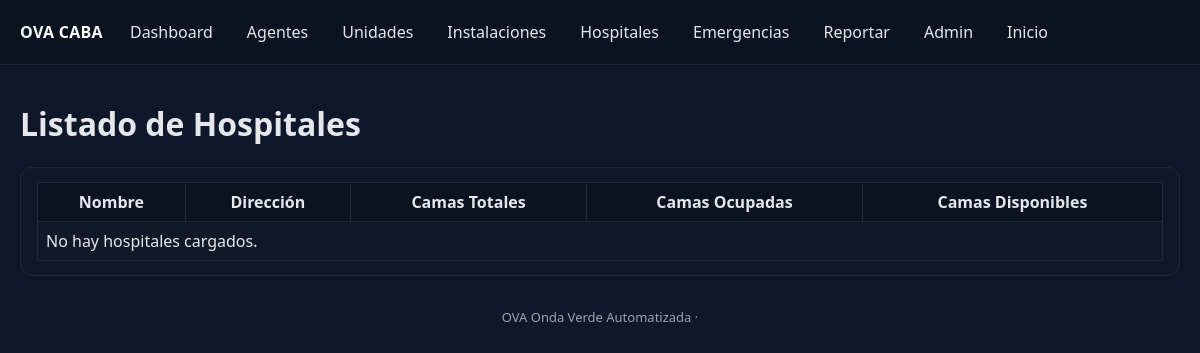
The app's page /hospitales/, older data.
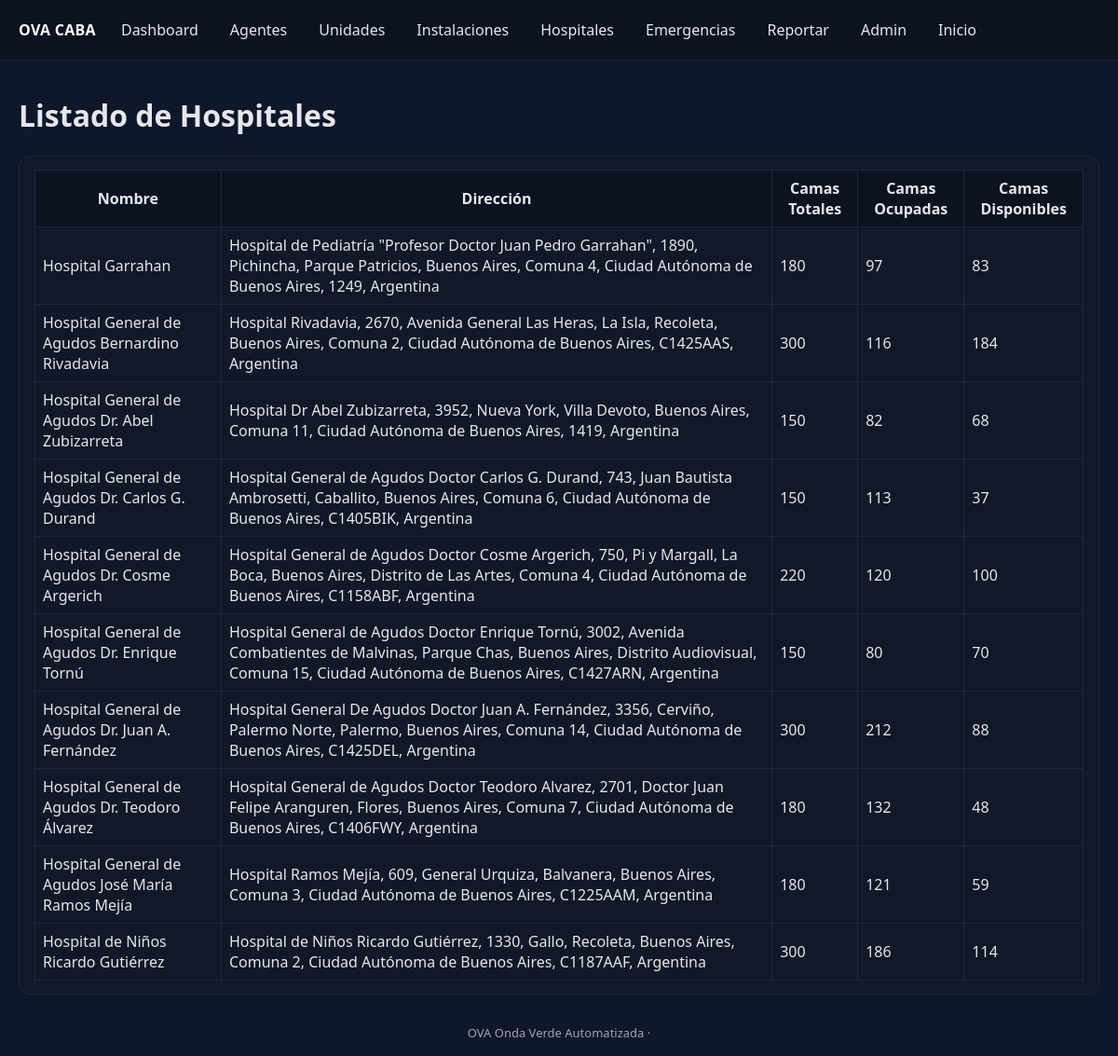
The same page, newer data.
### core/models.py (models this page shows, shortened)
class Hospital(models.Model):
    name = models.CharField(max_length=150, verbose_name='Nombre')
    address = models.CharField(max_length=255, verbose_name='Dirección', blank=True)
    total_beds = models.PositiveIntegerField(verbose_name='Camas Totales', default=0)
    occupied_beds = models.PositiveIntegerField(verbose_name='Camas Ocupadas', default=0)
    lat = models.FloatField(null=True, blank=True, verbose_name='Latitud')
    lon = models.FloatField(null=True, blank=True, verbose_name='Longitud')
    created_at = models.DateTimeField(default=timezone.now, verbose_name='Creado en')
    class Meta:
        verbose_name = 'Hospital'
        verbose_name_plural = 'Hospitales'
    @property
    def available_beds(self):
        if self.occupied_beds > self.total_beds:
            return 0
        return self.total_beds - self.occupied_beds

### core/views.py (the view)
# urls.py: path('hospitales/', hospitales_list, name='hospitales_list'),
def hospitales_list(request):
    hospitales = Hospital.objects.all().order_by('name')
    return render(request, 'core/hospitales_list.html', {'hospitales': hospitales})

### core/templates/core/hospitales_list.html (shortened to what this page needs)
{% extends 'core/base.html' %}
{% block content %}
  <h1>Listado de Hospitales</h1>
  <div class="card"><div class="body">
  <table>
    <thead>
      <tr>
        <th>Nombre</th>
        <th>Dirección</th>
        <th>Camas Totales</th>
        <th>Camas Ocupadas</th>
        <th>Camas Disponibles</th>
      </tr>
    </thead>
    <tbody>
      {% for h in hospitales %}
      <tr>
        <td>{{ h.name }}</td>
        <td>{{ h.address }}</td>
        <td>{{ h.total_beds }}</td>
        <td>{{ h.occupied_beds }}</td>
        <td>{{ h.available_beds }}</td>
      </tr>
      {% empty %}
      <tr><td colspan="5">No hay hospitales cargados.</td></tr>
      {% endfor %}
    </tbody>
  </table>
  </div></div>
{% endblock %}

### core/templates/core/base.html (shortened to what this page needs)
<!DOCTYPE html>
<html lang="es">
<head>
    <link rel="stylesheet" href="https://unpkg.com/leaflet@1.7.1/dist/leaflet.css" />
</head>
<body>
    <div class="navbar">
        <div class="brand">OVA CABA</div>
        <nav class="navlinks">
            <a href="{% url 'dashboard' %}">Dashboard</a>
            <a href="{% url 'agentes_list' %}">Agentes</a>
            <a href="{% url 'unidades_por_fuerza' %}">Unidades</a>
            <a href="{% url 'facilities_list' %}">Instalaciones</a>
            <a href="{% url 'hospitales_list' %}">Hospitales</a>
            <a href="{% url 'emergency_list' %}">Emergencias</a>
            <a href="{% url 'create_emergency' %}">Reportar</a>
            <a href="/admin/">Admin</a>
            <a href="{% url 'home' %}">Inicio</a>
        </nav>
    </div>
    <div class="container">
        {% block content %}{% endblock %}
    </div>
    <div class="footer">
        OVA Onda Verde Automatizada · {{ now|date:"d/m/Y H:i" }}
    </div>
</body>
</html>

Row changes from the older to the newer data that the page shows:
added Hospital: name "Hospital Garrahan", address "Hospital de Pediatría \"Profesor Doctor Juan Pedro Garrahan\", 1890, Pichincha, Parque Patricios, Buenos Aires, Comuna 4, Ciudad Autónoma de Buenos Aires, 1249, Argentina", total_beds "180", occupied_beds "97", available_beds "83"
added Hospital: name "Hospital General de Agudos Bernardino Rivadavia", address "Hospital Rivadavia, 2670, Avenida General Las Heras, La Isla, Recoleta, Buenos Aires, Comuna 2, Ciudad Autónoma de Buenos Aires, C1425AAS, Argentina", total_beds "300", occupied_beds "116", available_beds "184"
added Hospital: name "Hospital General de Agudos Dr. Abel Zubizarreta", address "Hospital Dr Abel Zubizarreta, 3952, Nueva York, Villa Devoto, Buenos Aires, Comuna 11, Ciudad Autónoma de Buenos Aires, 1419, Argentina", total_beds "150", occupied_beds "82", available_beds "68"
added Hospital: name "Hospital General de Agudos Dr. Carlos G. Durand", address "Hospital General de Agudos Doctor Carlos G. Durand, 743, Juan Bautista Ambrosetti, Caballito, Buenos Aires, Comuna 6, Ciudad Autónoma de Buenos Aires, C1405BIK, Argentina", total_beds "150", occupied_beds "113", available_beds "37"
added Hospital: name "Hospital General de Agudos Dr. Cosme Argerich", address "Hospital General de Agudos Doctor Cosme Argerich, 750, Pi y Margall, La Boca, Buenos Aires, Distrito de Las Artes, Comuna 4, Ciudad Autónoma de Buenos Aires, C1158ABF, Argentina", total_beds "220", occupied_beds "120", available_beds "100"
added Hospital: name "Hospital General de Agudos Dr. Enrique Tornú", address "Hospital General de Agudos Doctor Enrique Tornú, 3002, Avenida Combatientes de Malvinas, Parque Chas, Buenos Aires, Distrito Audiovisual, Comuna 15, Ciudad Autónoma de Buenos Aires, C1427ARN, Argentina", total_beds "150", occupied_beds "80", available_beds "70"
added Hospital: name "Hospital General de Agudos Dr. Juan A. Fernández", address "Hospital General De Agudos Doctor Juan A. Fernández, 3356, Cerviño, Palermo Norte, Palermo, Buenos Aires, Comuna 14, Ciudad Autónoma de Buenos Aires, C1425DEL, Argentina", total_beds "300", occupied_beds "212", available_beds "88"
added Hospital: name "Hospital General de Agudos Dr. Teodoro Álvarez", address "Hospital General de Agudos Doctor Teodoro Alvarez, 2701, Doctor Juan Felipe Aranguren, Flores, Buenos Aires, Comuna 7, Ciudad Autónoma de Buenos Aires, C1406FWY, Argentina", total_beds "180", occupied_beds "132", available_beds "48"
added Hospital: name "Hospital General de Agudos José María Ramos Mejía", address "Hospital Ramos Mejía, 609, General Urquiza, Balvanera, Buenos Aires, Comuna 3, Ciudad Autónoma de Buenos Aires, C1225AAM, Argentina", total_beds "180", occupied_beds "121", available_beds "59"
added Hospital: name "Hospital de Niños Ricardo Gutiérrez", address "Hospital de Niños Ricardo Gutiérrez, 1330, Gallo, Recoleta, Buenos Aires, Comuna 2, Ciudad Autónoma de Buenos Aires, C1187AAF, Argentina", total_beds "300", occupied_beds "186", available_beds "114"
Text that changed along with them:
text no longer shown: "No hay hospitales cargados."
